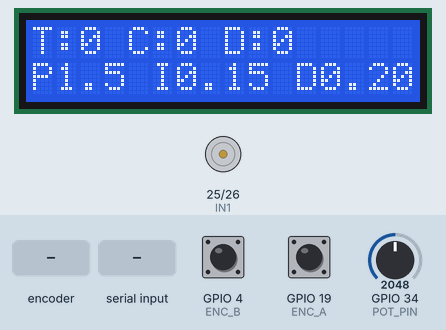
Simulated run of this sketch. Board: ESP32. On the bench: 16×2 character LCD, motor-driver pin pairs drawn as motors (green arrow = first pin HIGH = forward, orange = second pin HIGH = backward, longer = more drive, scaled by the enable pin). The test bench sets the inputs (shaded band); at power-on: GPIO 34 (POT_PIN) = 2048, GPIO 4 (ENC_B) HIGH, GPIO 19 (ENC_A) HIGH. What the sketch prints to the serial monitor is not drawn.

Above: at 2.7 s.
2.8 s: GPIO 34 (POT_PIN) set to 2866
At 4.42 s:
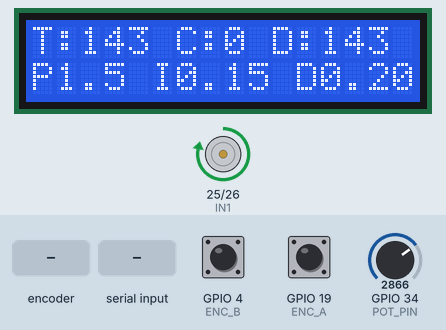
4.5 s: GPIO 34 (POT_PIN) set to 1228
At 5.07 s:
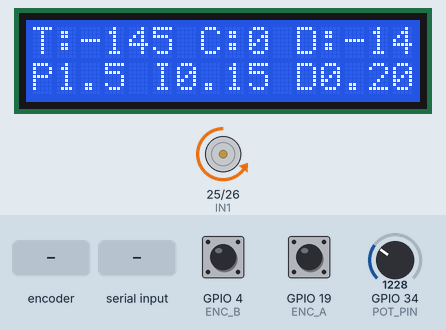
6.2 s: GPIO 34 (POT_PIN) set to 2047
At 7.4 s:
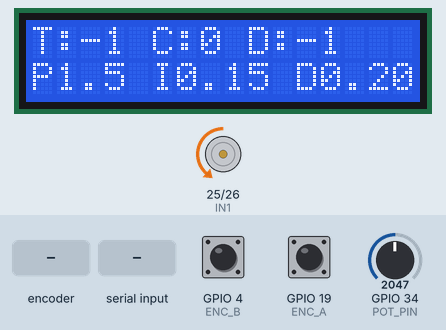
7.7 s: rotary encoder on GPIO 19 (ENC_A) / GPIO 4 (ENC_B) turned 2 steps (second pin leading)
At 9.2 s:
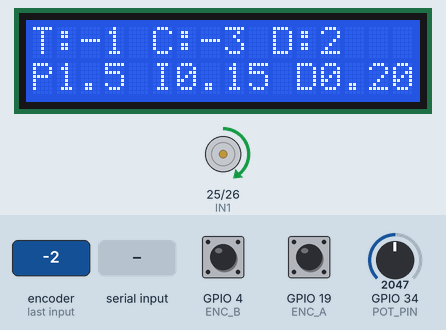
9.6 s: "90,45,200\n" received over Serial
At 10.8 s:
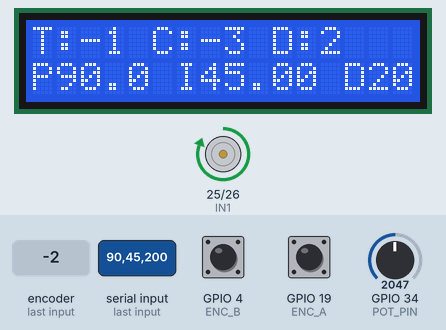
11.1 s: "30,150,10\n" received over Serial
At 12.0 s:
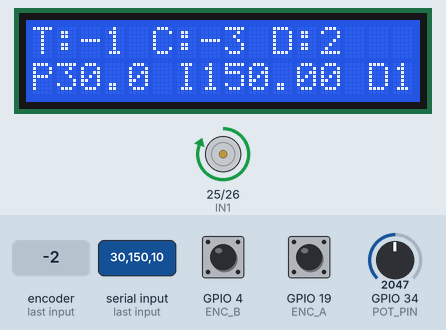
Timing chart, 0 to 13.6 s (numbered marks = the images above; inputs shaded):
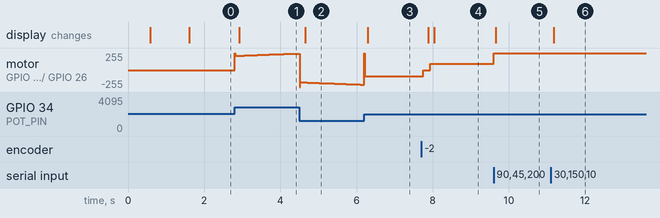

The sketch:

motor_control.ino
```cpp
#include <Arduino.h>
#include <Wire.h>
#include <LiquidCrystal_I2C.h>

// --- Pin Definitions ---
#define ENC_A 19
#define ENC_B 4
#define POT_PIN 34

#define IN1 25
#define IN2 26
#define ENA 27

const float TICKS_PER_REVOLUTION = 462.0;
LiquidCrystal_I2C lcd(0x27, 16, 2);

const int pwmFreq = 5000;
const int pwmResolution = 8;

volatile long encoderTicks = 0;
float currentAngle = 0.0;
float targetAngle = 0.0;
float angleDifference = 0.0; // Variable to store the error gap

unsigned long lastDisplayUpdateTime = 0;

// --- Smooth PID Tuning Parameters (Dynamic) ---
float Kp = 1.5;
float Ki = 0.15;
float Kd = 0.2;

float integral = 0, lastError = 0;
unsigned long lastTime = 0;

void IRAM_ATTR readEncoder() {
  int aState = digitalRead(ENC_A);
  int bState = digitalRead(ENC_B);
  if (aState == bState) encoderTicks--; else encoderTicks++;
}

void setup() {
  Serial.begin(115200);
  delay(500);

  lcd.init();
  lcd.backlight();
  lcd.setCursor(0, 0);
  lcd.print("PID Dynamic Mode");
  delay(1000);
  lcd.clear();

  pinMode(ENC_A, INPUT_PULLUP);
  pinMode(ENC_B, INPUT_PULLUP);
  pinMode(IN1, OUTPUT);
  pinMode(IN2, OUTPUT);

  encoderTicks = 0;
  currentAngle = 0.0;

  int initialPot = analogRead(POT_PIN);
  targetAngle = map(initialPot, 0, 4095, -360, 360);

  attachInterrupt(digitalPinToInterrupt(ENC_A), readEncoder, CHANGE);
  ledcAttach(ENA, pwmFreq, pwmResolution);

  lastTime = millis();
}

void loop() {
  // --- LISTEN FOR MATLAB TUNING COMMANDS ---
  if (Serial.available() > 0) {
    String incomingStr = Serial.readStringUntil('\n');
    int firstComma = incomingStr.indexOf(',');
    int secondComma = incomingStr.indexOf(',', firstComma + 1);

    if (firstComma != -1 && secondComma != -1) {
      Kp = incomingStr.substring(0, firstComma).toFloat();
      Ki = incomingStr.substring(firstComma + 1, secondComma).toFloat();
      Kd = incomingStr.substring(secondComma + 1).toFloat();
    }
  }

  // 1. Read Potentiometer and map strictly from -360 to +360 degrees
  int potValue = analogRead(POT_PIN);
  targetAngle = map(potValue, 0, 4095, -360, 360);

  // 2. Convert current encoder ticks directly into output shaft degrees
  currentAngle = (encoderTicks / TICKS_PER_REVOLUTION) * 360.0;

  // 3. Compute Delta Time (Seconds)
  unsigned long currentTime = millis();
  float deltaTime = (currentTime - lastTime) / 1000.0;
  if (deltaTime <= 0) deltaTime = 0.001;
  lastTime = currentTime;

  // 4. Run Core PID Angle Calculations
  float error = targetAngle - currentAngle;
  angleDifference = error; // Save difference for display

  if (abs(error) < 0.8) {
    digitalWrite(IN1, LOW);
    digitalWrite(IN2, LOW);
    ledcWrite(ENA, 0);
    integral = 0;
    lastError = error;
  }
  else {
    integral += error * deltaTime;
    integral = constrain(integral, -220, 220);

    float derivative = (error - lastError) / deltaTime;
    lastError = error;

    float output = (Kp * error) + (Ki * integral) + (Kd * derivative);
    int motorSpeed = constrain(abs(output), 0, 255);

    // Adaptive Torque Floor - Helps eliminate the steady-state gap
    if (motorSpeed > 0 && motorSpeed < 120) {
      motorSpeed = 95 + (int)(abs(error) * 0.8);
      if (motorSpeed > 180) motorSpeed = 180;
    }

    if (output > 0) {
      digitalWrite(IN1, HIGH);   digitalWrite(IN2, LOW);    ledcWrite(ENA, motorSpeed);
    } else {
      digitalWrite(IN1, LOW);    digitalWrite(IN2, HIGH);   ledcWrite(ENA, motorSpeed);
    }
  }

  // 5. High-Density 16x2 LCD Display Routine
  if (millis() - lastDisplayUpdateTime > 150) {
    lastDisplayUpdateTime = millis();

    // Row 1 Layout: Displays Target, Current, and the raw Difference cleanly
    lcd.setCursor(0, 0);
    lcd.print("T:");    lcd.print((int)targetAngle);
    lcd.print(" C:");   lcd.print((int)currentAngle);
    lcd.print(" D:");   lcd.print((int)angleDifference);
    lcd.print("    "); // Clears any residual character fragments

    // Row 2 Layout: "P1.5 I0.15 D0.20"
    lcd.setCursor(0, 1);
    lcd.print("P"); lcd.print(Kp, 1);
    lcd.print(" I"); lcd.print(Ki, 2);
    lcd.print(" D"); lcd.print(Kd, 2);
    lcd.print("  ");
  }

  // 6. Structured Comma-Separated Stream for MATLAB Parsing
  Serial.print(targetAngle, 1);  Serial.print(",");
  Serial.print(currentAngle, 1); Serial.print(",");
  Serial.print(Kp, 2);           Serial.print(",");
  Serial.print(Ki, 2);           Serial.print(",");
  Serial.println(Kd, 2);

  delay(10);
}
```

Measured:
- after the input at 2.8 s, the display: changes after 0.12 s (image 1)
- after the input at 4.5 s, the display: changes after 0.16 s (image 2)
- after the input at 6.2 s, the display: changes after 0.09 s (image 3)
- after the input at 7.7 s, motor on GPIO 25 (IN1) / GPIO 26 (IN2): backward 95/255 → stopped after 0.05 s, → forward 96/255 0.18 s later; the display: first changes after 0.18 s (image 4 shows a later state)
- after the input at 9.6 s, motor on GPIO 25 (IN1) / GPIO 26 (IN2): forward 96/255 → forward 255/255 at once; the display: changes after 0.05 s (image 5)
- after the input at 11.1 s, the display: changes after 0.08 s (image 6)
